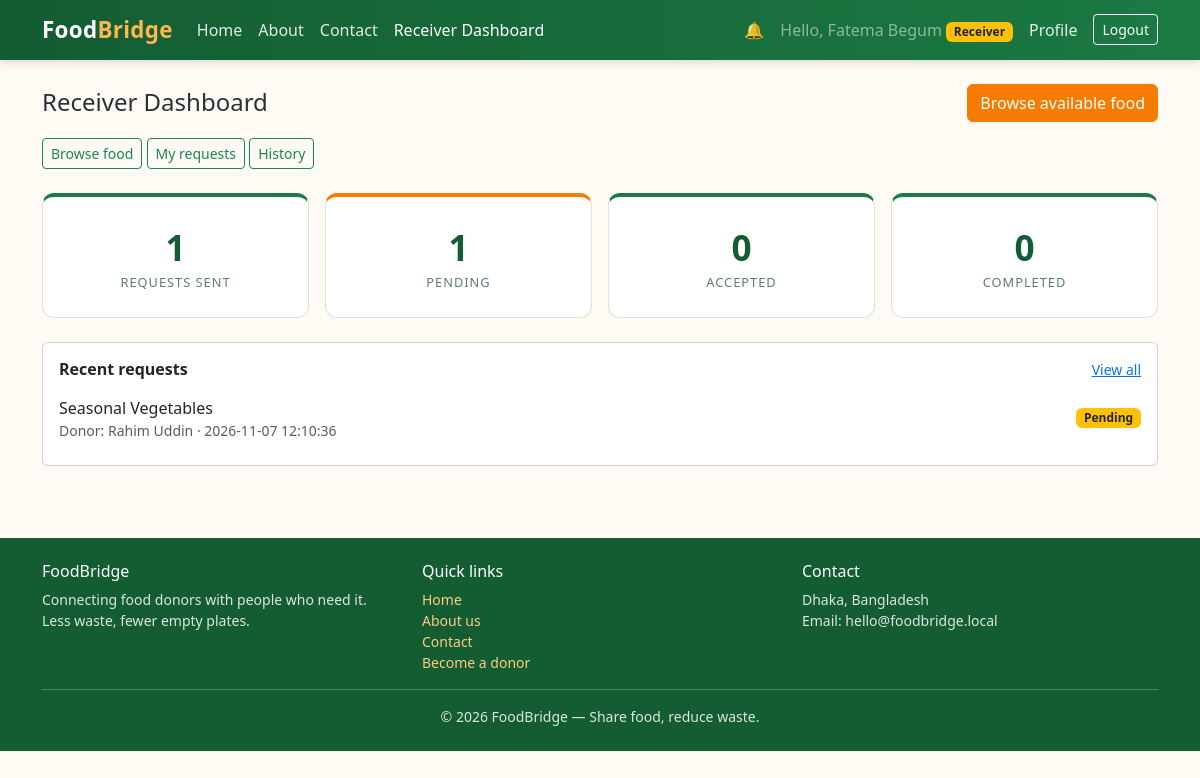
/receiver/dashboard.php (signed in), run on the app's committed database.
### tables this page shows
CREATE TABLE IF NOT EXISTS food_requests (
    id          INT UNSIGNED AUTO_INCREMENT PRIMARY KEY,
    donation_id INT UNSIGNED NOT NULL,
    receiver_id INT UNSIGNED NOT NULL,
    message     TEXT         NULL,
    status      ENUM('pending', 'accepted', 'rejected', 'completed') NOT NULL DEFAULT 'pending',
    created_at  TIMESTAMP    NOT NULL DEFAULT CURRENT_TIMESTAMP,
    CONSTRAINT fk_requests_donation
        FOREIGN KEY (donation_id) REFERENCES food_donations (id)
        ON DELETE CASCADE ON UPDATE CASCADE,
    CONSTRAINT fk_requests_receiver
        FOREIGN KEY (receiver_id) REFERENCES users (id)
        ON DELETE CASCADE ON UPDATE CASCADE
);

CREATE TABLE IF NOT EXISTS food_donations (
    id            INT UNSIGNED AUTO_INCREMENT PRIMARY KEY,
    donor_id      INT UNSIGNED NOT NULL,
    title         VARCHAR(150) NOT NULL,
    description   TEXT         NULL,
    category      VARCHAR(100) NOT NULL,
    quantity      DECIMAL(10, 2) NOT NULL,
    unit          VARCHAR(20)  NOT NULL DEFAULT 'pcs',
    pickup_address VARCHAR(255) NOT NULL,
    expiry_time   DATETIME     NOT NULL,
    image         VARCHAR(255) NULL,                        
    status        ENUM('available', 'requested', 'completed', 'expired') NOT NULL DEFAULT 'available',
    created_at    TIMESTAMP    NOT NULL DEFAULT CURRENT_TIMESTAMP,
    CONSTRAINT fk_donations_donor
        FOREIGN KEY (donor_id) REFERENCES users (id)
        ON DELETE CASCADE ON UPDATE CASCADE
);

CREATE TABLE IF NOT EXISTS users (
    id                INT UNSIGNED AUTO_INCREMENT PRIMARY KEY,
    name              VARCHAR(100) NOT NULL,
    email             VARCHAR(150) NOT NULL UNIQUE,
    password          VARCHAR(255) NOT NULL,               
    phone             VARCHAR(20)  NULL,
    address           VARCHAR(255) NULL,
    role              ENUM('admin', 'donor', 'receiver') NOT NULL DEFAULT 'receiver',
    organization_name VARCHAR(150) NULL,
    is_verified       TINYINT(1)   NOT NULL DEFAULT 0,
    status            ENUM('active', 'inactive', 'suspended') NOT NULL DEFAULT 'active',
    created_at        TIMESTAMP    NOT NULL DEFAULT CURRENT_TIMESTAMP
);

### receiver/dashboard.php (the view, shortened to what this page needs)
<?php
require_once __DIR__ . '/../config/db.php';
$baseUrl = '/FoodBridge';
$receiverId = (int) $_SESSION['user_id'];
function receiver_count(PDO $pdo, int $receiverId, ?string $status): int
{
    if ($status === null) {
        $stmt = $pdo->prepare('SELECT COUNT(*) FROM food_requests WHERE receiver_id = ?');
        $stmt->execute([$receiverId]);
    } else {
        $stmt = $pdo->prepare('SELECT COUNT(*) FROM food_requests WHERE receiver_id = ? AND status = ?');
        $stmt->execute([$receiverId, $status]);
    }
    return (int) $stmt->fetchColumn();
}
$requestsSent = receiver_count($pdo, $receiverId, null);
$accepted     = receiver_count($pdo, $receiverId, 'accepted');
$completed    = receiver_count($pdo, $receiverId, 'completed');
$pending      = receiver_count($pdo, $receiverId, 'pending');
$stmt = $pdo->prepare(
    "SELECT fr.*, fd.title AS donation_title, u.name AS donor_name
     FROM food_requests fr
     JOIN food_donations fd ON fd.id = fr.donation_id
     JOIN users u ON u.id = fd.donor_id
     WHERE fr.receiver_id = ?
     ORDER BY fr.created_at DESC LIMIT 5"
);
$stmt->execute([$receiverId]);
$recentRequests = $stmt->fetchAll();
$reqBadge = [
    'pending'   => 'bg-warning text-dark',
    'accepted'  => 'bg-success',
    'rejected'  => 'bg-danger',
    'completed' => 'bg-primary',
];
include __DIR__ . '/../includes/header.php';
?>
<div class="d-flex flex-wrap justify-content-between align-items-center mb-3">
    <h1 class="h4 mb-0">Receiver Dashboard</h1>
    <a class="btn btn-fb-orange" href="<?= $baseUrl ?>/receiver/browse_food.php">Browse available food</a>
</div>
<div class="mb-4">
    <a class="btn btn-outline-success btn-sm" href="<?= $baseUrl ?>/receiver/browse_food.php">Browse food</a>
    <a class="btn btn-outline-success btn-sm" href="<?= $baseUrl ?>/receiver/my_requests.php">My requests</a>
    <a class="btn btn-outline-success btn-sm" href="<?= $baseUrl ?>/receiver/history.php">History</a>
</div>
<div class="row g-3 mb-4">
    <div class="col-md-3 col-6">
        <div class="fb-stat p-4 text-center h-100">
            <div class="fb-stat-number"><?= number_format($requestsSent) ?></div>
            <div class="fb-stat-label">Requests sent</div>
        </div>
    </div>
    <div class="col-md-3 col-6">
        <div class="fb-stat p-4 text-center h-100" style="border-top-color: var(--fb-orange);">
            <div class="fb-stat-number"><?= number_format($pending) ?></div>
            <div class="fb-stat-label">Pending</div>
        </div>
    </div>
    <div class="col-md-3 col-6">
        <div class="fb-stat p-4 text-center h-100">
            <div class="fb-stat-number"><?= number_format($accepted) ?></div>
            <div class="fb-stat-label">Accepted</div>
        </div>
    </div>
    <div class="col-md-3 col-6">
        <div class="fb-stat p-4 text-center h-100">
            <div class="fb-stat-number"><?= number_format($completed) ?></div>
            <div class="fb-stat-label">Completed</div>
        </div>
    </div>
</div>
<div class="card">
    <div class="card-body">
        <div class="d-flex justify-content-between align-items-center mb-2">
            <h2 class="h6 fw-bold mb-0">Recent requests</h2>
            <a class="small" href="<?= $baseUrl ?>/receiver/my_requests.php">View all</a>
        </div>
        <?php if (!$recentRequests): ?>
            <p class="text-muted small mb-0">No requests yet. <a href="<?= $baseUrl ?>/receiver/browse_food.php">Browse available food</a> to send your first one.</p>
        <?php else: ?>
            <ul class="list-group list-group-flush">
                <?php foreach ($recentRequests as $r): ?>
                    <li class="list-group-item d-flex justify-content-between align-items-center px-0">
                        <span>
                            <?= htmlspecialchars($r['donation_title'], ENT_QUOTES, 'UTF-8') ?>
                            <small class="text-muted d-block">Donor: <?= htmlspecialchars($r['donor_name'], ENT_QUOTES, 'UTF-8') ?> &middot; <?= htmlspecialchars($r['created_at'], ENT_QUOTES, 'UTF-8') ?></small>
                        </span>
                        <span class="badge <?= $reqBadge[$r['status']] ?? 'bg-secondary' ?> text-capitalize"><?= htmlspecialchars($r['status'], ENT_QUOTES, 'UTF-8') ?></span>
                    </li>
                <?php endforeach; ?>
            </ul>
        <?php endif; ?>
    </div>
</div>
<?php include __DIR__ . '/../includes/footer.php'; ?>

### assets/css/style.css (style rules this page uses)
:root { --fb-green: #1b7a43; --fb-green-dark: #145c32; --fb-green-light: #e6f4ec; --fb-orange: #f57c00; --fb-orange-dark: #e65100; --fb-cream: #fffaf3; }
body { background-color: var(--fb-cream); color: #263238; }
.btn-fb-orange { background-color: var(--fb-orange); border-color: var(--fb-orange); color: #fff; }
.fb-stat { background-color: #fff; border: 1px solid #e0e0d8; border-top: 4px solid var(--fb-green); border-radius: 0.75rem; }
.fb-stat .fb-stat-number { font-size: 2.2rem; font-weight: 800; color: var(--fb-green-dark); }
.fb-stat .fb-stat-label { color: #607d6b; text-transform: uppercase; font-size: 0.8rem; letter-spacing: 1px; }

### data on the page
food_requests: donation.title "Seasonal Vegetables", users.name "Rahim Uddin", created_at "2026-11-07 12:10:36", status "Pending"

### other printed values
$userName "Fatema Begum"
$role "Receiver"
$requestsSent "1"
$pending "1"
$accepted "0"
$completed "0"
